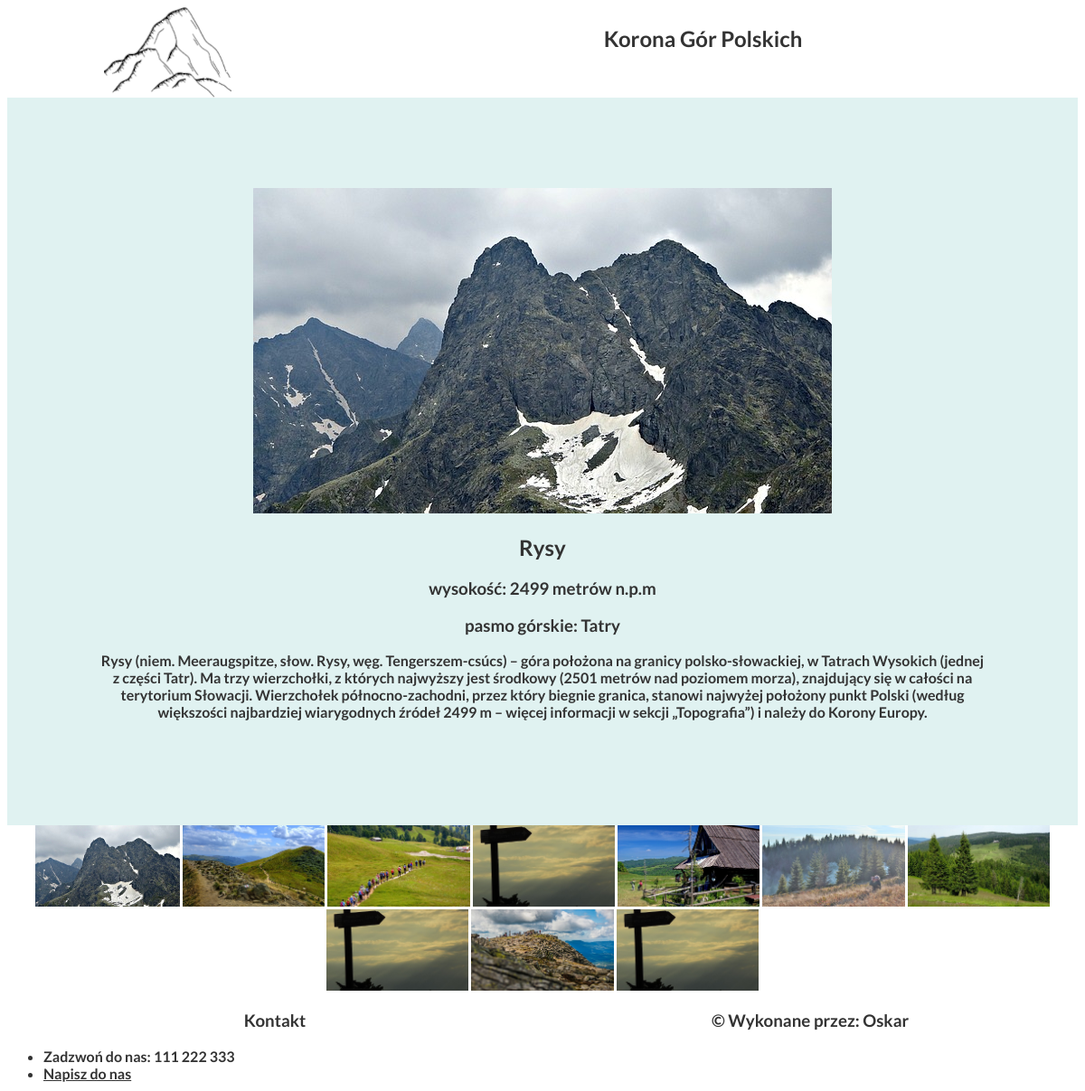
The app's page /korona/szczyty.php?id=1 with its own data.
### tables this page shows
CREATE TABLE `opis` (
  `id` int(10) UNSIGNED NOT NULL,
  `szczyty_id` int(10) UNSIGNED NOT NULL,
  `opis` text DEFAULT NULL
);

CREATE TABLE `szczyty` (
  `id` int(10) UNSIGNED NOT NULL,
  `nazwa` varchar(30) DEFAULT NULL,
  `wysokosc` int(10) UNSIGNED DEFAULT NULL,
  `pasmo` varchar(50) DEFAULT NULL,
  `lokator` varchar(10) DEFAULT NULL,
  `plik` varchar(50) NOT NULL
);

### korona/szczyty.php (the view, shortened to what this page needs)
<!DOCTYPE html>
<html lang="pl">
<head>
    <link rel="stylesheet" href="styl.css">
</head>
<body>
<header>
<section id="bloknaglowkowy1">
    <img src="logo.png" alt="Logo">
</section>
<section id="bloknaglowkowy2">
    <h1>Korona Gór Polskich</h1>
</section>
</header>
<main>
    <?php
        $polaczenie = mysqli_connect("localhost", "root", "", "korona");
        $id = $_GET['id'];
        $zapytanie = mysqli_query($polaczenie, "SELECT s.plik, s.nazwa, s.wysokosc, s.pasmo, o.opis FROM szczyty AS s JOIN opis AS o ON s.id = o.id WHERE s.id =" . $id  . ";" );
        $wynik = mysqli_fetch_assoc($zapytanie);
        echo "<img src='" . $wynik['plik'] . "'>";
        echo "<h2>" . $wynik['nazwa'] . "</h2>";
        echo "<h3>wysokość: " . $wynik['wysokosc'] . " metrów n.p.m</h3>";
        echo "<h3>pasmo górskie: ". $wynik['pasmo'] . "</h3>";
        echo "<p>" . $wynik['opis'] . "</p>";
        ?>
</main>
<section>
    <?php
        $polaczenie = mysqli_connect("localhost", "root", "", "korona");
        $zapytanie = mysqli_query($polaczenie, "SELECT plik, nazwa FROM szczyty LIMIT 10;");
        while ($row = mysqli_fetch_assoc($zapytanie)) {
            echo " <img class='miniatury' src=' " . $row['plik'] . "' alt='" . $row['nazwa'] . "'>";
        }
    ?>
</section>
<footer>
<section  id="blokstopki1">
<h3>Kontakt</h3>
<ul>
    <li>Zadzwoń do nas: 111 222 333</li>
    <li><a href="mailto:korona@gory.pl">Napisz do nas</a></li>
</ul>
</section>
<section  id="blokstopki1">
    <h3>&copy; Wykonane przez: Oskar</h3>
</section>
</footer>
</body>
</html>

### korona/styl.css (style rules this page uses)
* { font-family: 'Lato', 'sans-serif'; text-align: center; color: #333; }
header { height: 100px; display: flex; }
footer { height: 100px;; display: flex; }
#bloknaglowkowy1 { width: 30%; }
#blokstopki1 { width: 70%; }
#bloknaglowkowy2 { width: 70%; }
main { background-color: #E0F2F1; padding: 100px; }
.miniatury { height: 90px; }
ul li { text-align: left; }

### records on screen
opis: szczyty.plik (picture), szczyty.nazwa "Rysy", szczyty.wysokosc "2499", szczyty.pasmo "Tatry", opis "Rysy (niem. Meeraugspitze, słow. Rysy, węg. Tengerszem-csúcs) – góra położona na granicy polsko-słowackiej, w Tatrach Wysokich (jednej z części Tatr). Ma trzy wierzchołki, z których najwyższy jest środkowy (2501 metrów nad poziomem morza), znajdujący się w całości na terytorium Słowacji. Wierzchołek północno-zachodni, przez który biegnie granica, stanowi najwyżej położony punkt Polski (według większości najbardziej wiarygodnych źródeł 2499 m – więcej informacji w sekcji „Topografia”) i należy do Korony Europy."
szczyty: plik (picture)
szczyty: plik (picture)
szczyty: plik (picture)
szczyty: plik (picture)
szczyty: plik (picture)
szczyty: plik (picture)
szczyty: plik (picture)
szczyty: plik (picture)
szczyty: plik (picture)
szczyty: plik (picture)
